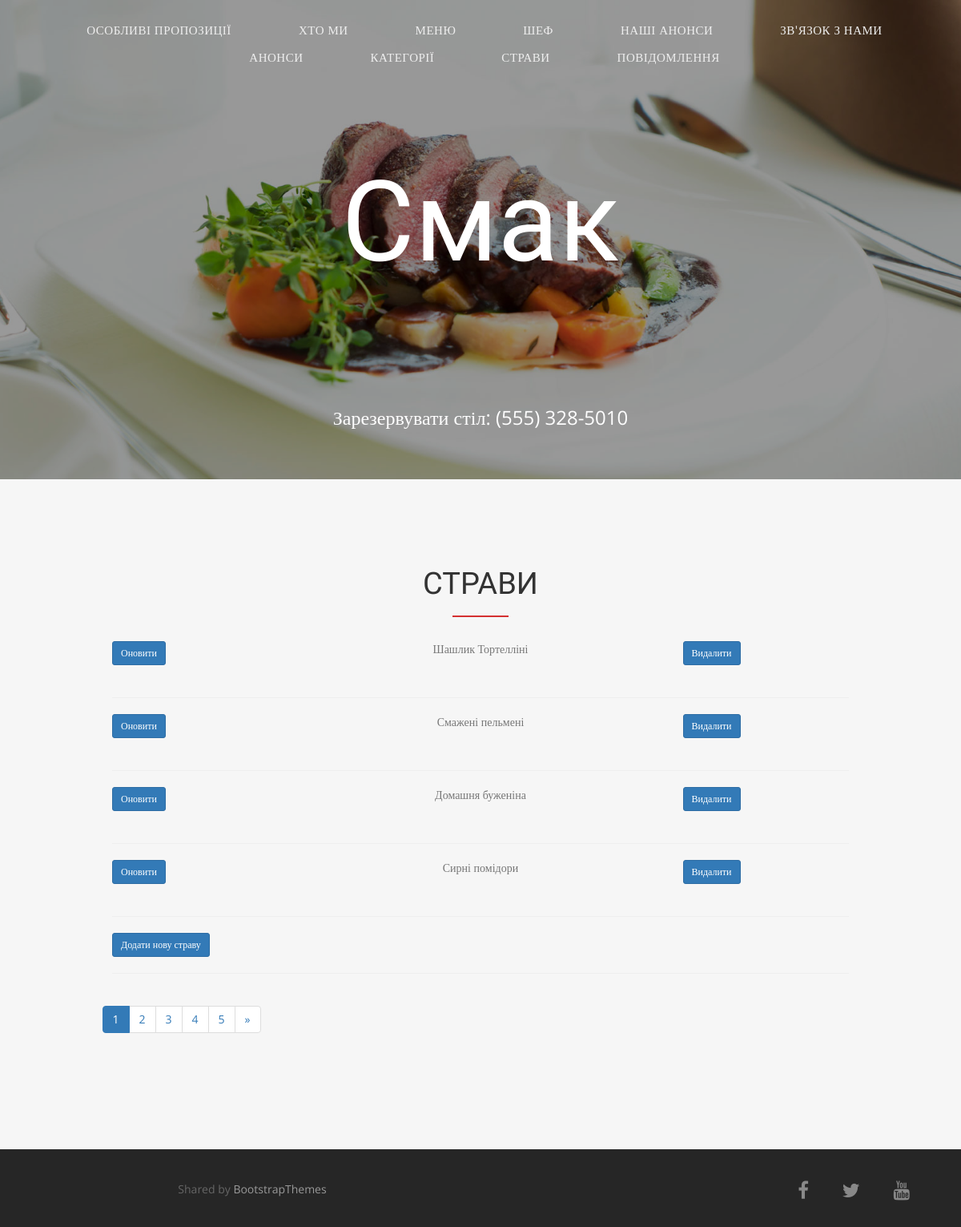
Page /menu/dishes/ (signed in) on the committed database.
### menu/models.py (models this page shows, shortened)
class Dish(models.Model):
    def get_file_name_dishes(self, filename):
        ext = filename.split('.')[-1]
        filename = f'{uuid4()}.{ext}'
        return path.join('images/dishes/', filename)
    title = models.CharField(max_length=25, unique=True)
    price = models.IntegerField()
    category = models.ForeignKey(Category, on_delete=models.CASCADE)
    photo = models.ImageField(upload_to=get_file_name_dishes)
    description = models.CharField(max_length=300)
    special = models.BooleanField(default=False)

### menu/views.py (the view)
# urls.py: path('dishes/', dishes, name='dishes'),
@login_required(login_url='/login/')
@user_passes_test(is_member)
def dishes(request):
    items = Dish.objects.all().order_by('category_id')
    paginator = Paginator(items, 4)
    page = request.GET.get('page')
    items = paginator.get_page((page))
    return render(request, 'dishes_view.html', context={'items': items})

### menu/views.py (called while the page is built)
def is_member(user):
    return user.groups.filter(name='manager').exists() or user.is_staff

### menu/templates/dishes_view.html (shortened to what this page needs)
{% extends 'base.html' %}
{% block content %}
<section id="dishes" style="padding-top: 100px;padding-right: 0;padding-left: 0;padding-bottom: 120px;background: #f6f6f6;">
    <div class="container">
        <div class="section-title text-center">
            <h2>Страви</h2>
        </div>
        <div class="col-md-10 col-md-offset-1">
            {% for item in items %}
            <div class="row">
                <div class="col-md-3">
                    <a href='{% url "menu:dishes_update" pk=item.pk%}#dish_upd'>
                        <button type="button" class="btn btn-primary btn-sm">Оновити</button>
                    </a>
                </div>
                <div class="col-md-6 section-title text-center">{{ item.title }}</div>
                <div class="col-md-3">
                    <a href='{% url "menu:dishes_delete" pk=item.pk %}'>
                        <button type="button" class="btn btn-primary btn-sm">Видалити</button>
                    </a>
                </div>
            </div>
            <hr/>
            {% endfor %}
            <div class="row">
                <div class='col-md-6 centered'>
                     <a href='{% url "menu:dishes_add" %}#dish_add'>
                        <button type="button" class="btn btn-primary btn-sm">
                            Додати нову страву
                        </button>
                    </a>
                </div>
            </div>
            <hr/>
        </div>
    </div>
    <div id="navigation" class="container">
        <div class="row">
            <div class="col-md-10 col-md-offset-1">
                <nav aria-label="Page navigation example">
                    <ul class="pagination">
                        {% for page in items.paginator.page_range %}
                            {% if page == items.number %}
                                <li class="page-item active">
                                    <a class="page-link" href="#dishes"> {{page}}
                                    </a>
                                </li>
                            {% else %}
                                <li class="page-item">
                                    <a class="page-link" href="?page={{page}}#dishes">
                                        {{page}}
                                    </a>
                                </li>
                            {% endif %}
                        {% endfor %}
                        {% if items.has_next %}
                            <li class="page-item">
                                <a class="page-link" href="?page={{ items.paginator.num_pages }}#dishes" aria-label="Next">
                                    <span aria-hidden="true">&raquo;</span>
                                </a>
                            </li>
                        {% endif %}
                    </ul>
                </nav>
            </div>
        </div>
    </div>
</section>
{% endblock %}

### static/css/style.css (style rules this page uses)
body, html { font-family: 'Open Sans', serif; text-rendering: optimizeLegibility !important; -webkit-font-smoothing: antialiased !important; color: #777; font-weight: 400; width: 100% !important; height: 100% !important; }
h1, h2, h3, h4 { font-family: 'Raleway', sans-serif; }
h2 { font-weight: 400; font-size: 38px; color: #333; text-transform: uppercase; position: relative; margin-top: 10px; margin-bottom: 15px; padding-bottom: 20px; }
h2::after { position: absolute; content: ""; background: #d43031; height: 2px; width: 70px; bottom: 0; margin-left: -35px; left: 50%; }
a { color: #8eb640; }
ul, ol { list-style: none; }
ul, ol { padding: 0; webkit-padding: 0; moz-padding: 0; }
.section-title { margin-bottom: 30px; }

### rows in the picture
Dish: title "Шашлик Тортелліні"
Dish: title "Смажені пельмені"
Dish: title "Домашня буженіна"
Dish: title "Сирні помідори"

### other values in the picture
{{ page }} "1"
{{ page }} "2" "3" "4" "5"
